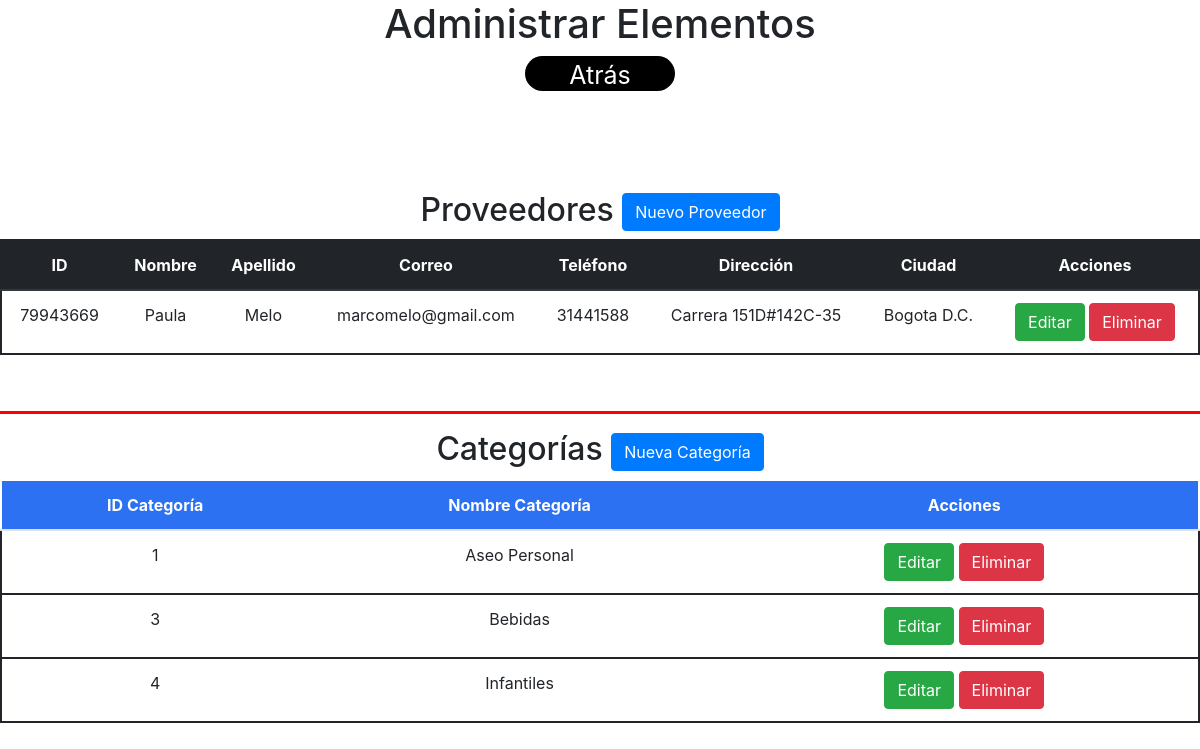
The app's page /View/AdminElementos.php with its own data.
### tables this page shows
CREATE TABLE `proveedores` (
  `identificacion_proveedor` decimal(10,0) NOT NULL,
  `nombre_proveedor` varchar(20) NOT NULL,
  `apellido_proveedor` varchar(20) NOT NULL,
  `correo_proveedor` varchar(30) NOT NULL,
  `telefono_proveedor` decimal(10,0) DEFAULT NULL,
  `direccion_proveedor` varchar(30) NOT NULL,
  `ciudad_proveedor` varchar(30) NOT NULL
);

CREATE TABLE `categorias` (
  `id_categoria` int(11) NOT NULL,
  `nombre_categoria` varchar(50) NOT NULL
);

### Model/Proveedor.php (called while the page is built, shortened)
<?php
class Proveedor
{
    public function traerProveedor()
    {
        $consulta = "SELECT * FROM proveedores ";
        return $consulta;
    }
}

### Model/Categoria.php (called while the page is built, shortened)
<?php
class Categoria
{
    public function traerCategoria()
    {
        $consulta = "SELECT * FROM categorias ";
        return $consulta;
    }
}

### View/AdminElementos.php (the view, shortened to what this page needs)
<?php
include('../Controller/db.php');
require_once('../Model/Proveedor.php');
require_once('../Model/Categoria.php');
$traerprov = new Proveedor("", "", "", "", "", "", "",);
$resultado = mysqli_query($conn, $traerprov->traerProveedor());
$traercat = new Categoria('', '');
$consulta = mysqli_query($conn, $traercat->traerCategoria());
?>
<!DOCTYPE html>
<html>
<head>
    <link rel="stylesheet" href="https://maxcdn.bootstrapcdn.com/bootstrap/4.1.3/css/bootstrap.min.css">
    <link rel="stylesheet" href="css/adminelementos.css">
</head>
<body>
    <header>
        <h1>Administrar Elementos</h1>
        <a href="home.html"> <button type="button" class="bot">Atrás</button></a>
    </header>
    <div class="ca">
        <div id="ca1">
            <h2>Proveedores
                <a href="insertarProveedor.php">
                    <button type="button" class="btn btn-primary">Nuevo Proveedor</button>
                </a>
            </h2>
            <table class="table">
                <thead class="thead-dark">
                    <tr>
                        <th>ID</th>
                        <th>Nombre </th>
                        <th>Apellido </th>
                        <th>Correo </th>
                        <th>Teléfono </th>
                        <th>Dirección </th>
                        <th>Ciudad </th>
                        <th>Acciones</th>
                    </tr>
                </thead>
                <tbody>
                    <?php
                    while ($filas = mysqli_fetch_assoc($resultado)) {
                    ?>
                        <tr>
                            <td><?php echo $filas['identificacion_proveedor'] ?></td>
                            <td><?php echo $filas['nombre_proveedor'] ?></td>
                            <td><?php echo $filas['apellido_proveedor'] ?></td>
                            <td><?php echo $filas['correo_proveedor'] ?></td>
                            <td><?php echo $filas['telefono_proveedor'] ?></td>
                            <td><?php echo $filas['direccion_proveedor'] ?></td>
                            <td><?php echo $filas['ciudad_proveedor'] ?></td>
                            <td>
                                <a href="editarProveedor.php?id=<?php echo $filas['identificacion_proveedor'] ?>"><button type="button" class="btn btn-success">Editar</button></a>
                                <a href="../Controller/eliminarproveedor.php?id=<?php echo $filas['identificacion_proveedor'] ?>"><button type="button" class="btn btn-danger">Eliminar</button></a>
                            </td>
                        </tr>
                    <?php } ?>
                </tbody>
            </table>
        </div>
        <br>
        <hr border="1px">
        <div id="ca2">
            <h2>Categorías
                <a href="insertarCategoria.php">
                    <button type="button" class="btn btn-primary">Nueva Categoría</button>
                </a>
            </h2>
            <table class="table">
                <thead class="thead">
                    <tr>
                        <th>ID Categoría</th>
                        <th>Nombre Categoría</th>
                        <th>Acciones</th>
                    </tr>
                </thead>
                <tbody>
                    <?php
                    while ($filas = mysqli_fetch_assoc($consulta)) {
                    ?>
                        <tr>
                            <td><?php echo $filas['id_categoria'] ?></td>
                            <td><?php echo $filas['nombre_categoria'] ?></td>
                            <td>
                                <a href="editarCategoria.php?id=<?php echo $filas['id_categoria'] ?>">
                                    <button type="button" class="btn btn-success">Editar</button>
                                </a>
                                <a href="../Controller/eliminarcategoria.php?id=<?php echo $filas['id_categoria'] ?>">
                                    <button type="button" class="btn btn-danger">Eliminar</button>
                                </a>
                            </td>
                        </tr>
                    <?php } ?>
                </tbody>
            </table>
        </div>
    </div>
</body>
</html>

### View/css/adminelementos.css (style rules this page uses)
header { text-align: center; }
#ca1 { text-align: center; }
#ca2 { text-align: center; }
.ca { margin-top: 100px; }
.thead { background-color: #2d71f3; color: white; }
tr { border: 2px solid; }
hr { border-top: 3px solid red; }
.bot { background-color: black; border-radius: 25px; outline: none; color: white; text-decoration: none; border: none; width: 150px; height: 35px; font-size: 25px; }

### records on screen
proveedores: identificacion_proveedor "79943669", nombre_proveedor "Paula", apellido_proveedor "Melo", correo_proveedor "marcomelo@gmail.com", telefono_proveedor "31441588", direccion_proveedor "Carrera 151D#142C-35", ciudad_proveedor "Bogota D.C."
categorias: id_categoria "1", nombre_categoria "Aseo Personal"
categorias: id_categoria "3", nombre_categoria "Bebidas"
categorias: id_categoria "4", nombre_categoria "Infantiles"
